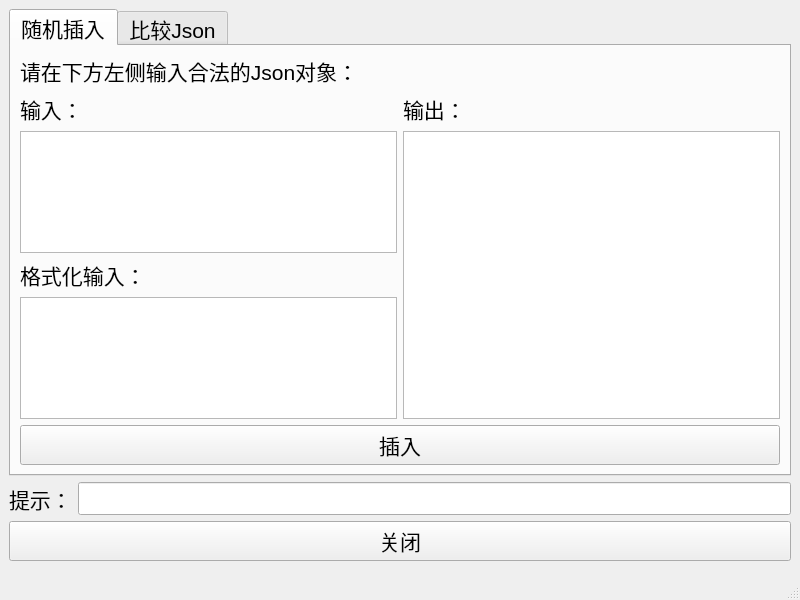
<?xml version="1.0" encoding="UTF-8"?>
<ui version="4.0">
 <class>MainWindow</class>
 <widget class="QMainWindow" name="MainWindow">
  <property name="geometry">
   <rect>
    <x>0</x>
    <y>0</y>
    <width>800</width>
    <height>600</height>
   </rect>
  </property>
  <property name="font">
   <font>
    <pointsize>16</pointsize>
   </font>
  </property>
  <property name="windowTitle">
   <string>MainWindow</string>
  </property>
  <widget class="QWidget" name="centralwidget">
   <layout class="QVBoxLayout" name="verticalLayout">
    <item>
     <widget class="QTabWidget" name="tabWidget">
      <property name="currentIndex">
       <number>0</number>
      </property>
      <widget class="QWidget" name="tabInsert">
       <attribute name="title">
        <string>随机插入</string>
       </attribute>
       <layout class="QVBoxLayout" name="verticalLayout_4">
        <item>
         <widget class="QLabel" name="labInsert">
          <property name="text">
           <string>请在下方左侧输入合法的Json对象：</string>
          </property>
         </widget>
        </item>
        <item>
         <layout class="QHBoxLayout" name="horizontalLayout_2">
          <item>
           <layout class="QVBoxLayout" name="verticalLayout_2">
            <item>
             <widget class="QLabel" name="labInsertInput">
              <property name="text">
               <string>输入：</string>
              </property>
             </widget>
            </item>
            <item>
             <widget class="QPlainTextEdit" name="txtEditInsertInput"/>
            </item>
            <item>
             <widget class="QLabel" name="labInsertInputDisplay">
              <property name="text">
               <string>格式化输入：</string>
              </property>
             </widget>
            </item>
            <item>
             <widget class="QPlainTextEdit" name="txtEditInsertInputDisplay"/>
            </item>
           </layout>
          </item>
          <item>
           <layout class="QVBoxLayout" name="verticalLayout_3">
            <item>
             <widget class="QLabel" name="labInsertOutput">
              <property name="text">
               <string>输出：</string>
              </property>
             </widget>
            </item>
            <item>
             <widget class="QPlainTextEdit" name="txtEditInsertOutput"/>
            </item>
           </layout>
          </item>
         </layout>
        </item>
        <item>
         <widget class="QPushButton" name="btnInsert">
          <property name="text">
           <string>插入</string>
          </property>
         </widget>
        </item>
       </layout>
      </widget>
      <widget class="QWidget" name="tabCompare">
       <attribute name="title">
        <string>比较Json</string>
       </attribute>
       <layout class="QVBoxLayout" name="verticalLayout_7">
        <item>
         <widget class="QLabel" name="labCompare">
          <property name="text">
           <string>请在下方输入需要比较的两个Json字符串：</string>
          </property>
         </widget>
        </item>
        <item>
         <layout class="QHBoxLayout" name="horizontalLayout_3">
          <item>
           <layout class="QVBoxLayout" name="verticalLayout_5">
            <item>
             <widget class="QLabel" name="labCompareInput1">
              <property name="text">
               <string>输入1：</string>
              </property>
             </widget>
            </item>
            <item>
             <widget class="QPlainTextEdit" name="txtEditCompareInput1"/>
            </item>
            <item>
             <widget class="QLabel" name="labCompareInputDisplay1">
              <property name="text">
               <string>格式化输入1：</string>
              </property>
             </widget>
            </item>
            <item>
             <widget class="QPlainTextEdit" name="txtEditCompareInputDisplay1"/>
            </item>
           </layout>
          </item>
          <item>
           <layout class="QVBoxLayout" name="verticalLayout_6">
            <item>
             <widget class="QLabel" name="labCompareInput2">
              <property name="text">
               <string>输入2：</string>
              </property>
             </widget>
            </item>
            <item>
             <widget class="QPlainTextEdit" name="txtEditCompareInput2"/>
            </item>
            <item>
             <widget class="QLabel" name="labCompareInputDisplay2">
              <property name="text">
               <string>格式化输入2：</string>
              </property>
             </widget>
            </item>
            <item>
             <widget class="QPlainTextEdit" name="txtEditCompareInputDisplay2"/>
            </item>
           </layout>
          </item>
         </layout>
        </item>
        <item>
         <widget class="QPushButton" name="btnCompare">
          <property name="text">
           <string>比较</string>
          </property>
         </widget>
        </item>
       </layout>
      </widget>
     </widget>
    </item>
    <item>
     <layout class="QHBoxLayout" name="horizontalLayout">
      <item>
       <widget class="QLabel" name="labHint">
        <property name="text">
         <string>提示：</string>
        </property>
       </widget>
      </item>
      <item>
       <widget class="QLineEdit" name="lineEditHint"/>
      </item>
     </layout>
    </item>
    <item>
     <widget class="QPushButton" name="pushButton">
      <property name="text">
       <string>关闭</string>
      </property>
     </widget>
    </item>
   </layout>
  </widget>
  <widget class="QMenuBar" name="menubar">
   <property name="geometry">
    <rect>
     <x>0</x>
     <y>0</y>
     <width>800</width>
     <height>33</height>
    </rect>
   </property>
  </widget>
  <widget class="QStatusBar" name="statusbar"/>
 </widget>
 <tabstops>
  <tabstop>tabWidget</tabstop>
  <tabstop>txtEditInsertInput</tabstop>
  <tabstop>txtEditInsertOutput</tabstop>
  <tabstop>txtEditInsertInputDisplay</tabstop>
  <tabstop>btnInsert</tabstop>
  <tabstop>lineEditHint</tabstop>
  <tabstop>pushButton</tabstop>
  <tabstop>txtEditCompareInput1</tabstop>
  <tabstop>txtEditCompareInputDisplay1</tabstop>
  <tabstop>txtEditCompareInput2</tabstop>
  <tabstop>txtEditCompareInputDisplay2</tabstop>
  <tabstop>btnCompare</tabstop>
 </tabstops>
 <resources/>
 <connections>
  <connection>
   <sender>pushButton</sender>
   <signal>clicked()</signal>
   <receiver>MainWindow</receiver>
   <slot>close()</slot>
   <hints>
    <hint type="sourcelabel">
     <x>475</x>
     <y>546</y>
    </hint>
    <hint type="destinationlabel">
     <x>494</x>
     <y>566</y>
    </hint>
   </hints>
  </connection>
 </connections>
</ui>
